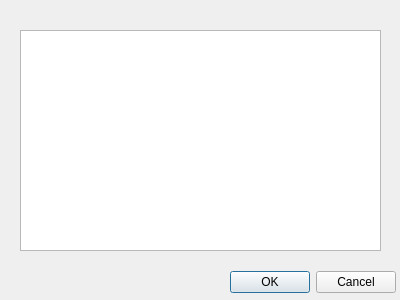
<?xml version="1.0" encoding="UTF-8"?>
<ui version="4.0">
 <class>Dialog</class>
 <widget class="QDialog" name="Dialog">
  <property name="geometry">
   <rect>
    <x>0</x>
    <y>0</y>
    <width>400</width>
    <height>300</height>
   </rect>
  </property>
  <property name="windowTitle">
   <string>Edit</string>
  </property>
  <widget class="QDialogButtonBox" name="buttonBox">
   <property name="geometry">
    <rect>
     <x>230</x>
     <y>270</y>
     <width>166</width>
     <height>24</height>
    </rect>
   </property>
   <property name="standardButtons">
    <set>QDialogButtonBox::Cancel|QDialogButtonBox::Ok</set>
   </property>
  </widget>
  <widget class="QTableView" name="tableEditView">
   <property name="geometry">
    <rect>
     <x>20</x>
     <y>30</y>
     <width>361</width>
     <height>221</height>
    </rect>
   </property>
  </widget>
 </widget>
 <resources/>
 <connections/>
</ui>
